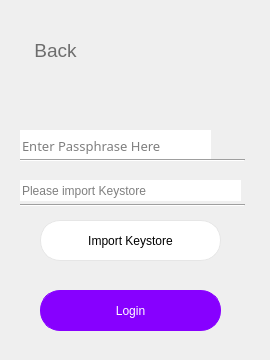
     <widget class="QWidget" name="page_5">
      <widget class="QWidget" name="imporyKeyForm" native="true">
       <property name="geometry">
        <rect>
         <x>0</x>
         <y>30</y>
         <width>261</width>
         <height>321</height>
        </rect>
       </property>
       <widget class="QPushButton" name="login_keys">
        <property name="geometry">
         <rect>
          <x>40</x>
          <y>260</y>
          <width>181</width>
          <height>41</height>
         </rect>
        </property>
        <property name="font">
         <font>
          <family>Arial</family>
          <pointsize>9</pointsize>
          <weight>9</weight>
          <italic>false</italic>
          <bold>false</bold>
         </font>
        </property>
        <property name="cursor">
         <cursorShape>PointingHandCursor</cursorShape>
        </property>
        <property name="focusPolicy">
         <enum>Qt::NoFocus</enum>
        </property>
        <property name="styleSheet">
         <string notr="true">border-width: 1px;
border-color: rgb(135, 0, 255);
background-color: rgb(135, 0, 255);
font: 75 9pt &quot;Arial&quot;;
color: rgb(255, 255, 255);
border-radius:20px;
border-style:solid; 
</string>
        </property>
        <property name="text">
         <string>Login</string>
        </property>
        <property name="flat">
         <bool>true</bool>
        </property>
       </widget>
       <widget class="QToolButton" name="back_to_import_2">
        <property name="geometry">
         <rect>
          <x>10</x>
          <y>0</y>
          <width>91</width>
          <height>41</height>
         </rect>
        </property>
        <property name="font">
         <font>
          <family>Arial</family>
          <pointsize>14</pointsize>
          <weight>50</weight>
          <italic>false</italic>
          <bold>false</bold>
         </font>
        </property>
        <property name="focusPolicy">
         <enum>Qt::NoFocus</enum>
        </property>
        <property name="styleSheet">
         <string notr="true">border:0px;
color: rgb(109, 109, 109);
font: 14pt &quot;Arial&quot;;
</string>
        </property>
        <property name="text">
         <string>Back</string>
        </property>
        <property name="icon">
         <iconset resource="pic.qrc">
          <normaloff>:/pic/walletback.png</normaloff>:/pic/walletback.png</iconset>
        </property>
        <property name="iconSize">
         <size>
          <width>200</width>
          <height>200</height>
         </size>
        </property>
        <property name="popupMode">
         <enum>QToolButton::DelayedPopup</enum>
        </property>
        <property name="toolButtonStyle">
         <enum>Qt::ToolButtonTextBesideIcon</enum>
        </property>
        <property name="autoRaise">
         <bool>true</bool>
        </property>
       </widget>
       <widget class="QLineEdit" name="lineEdit_6">
        <property name="geometry">
         <rect>
          <x>20</x>
          <y>100</y>
          <width>191</width>
          <height>31</height>
         </rect>
        </property>
        <property name="font">
         <font>
          <family>微软雅黑</family>
          <pointsize>10</pointsize>
         </font>
        </property>
        <property name="focusPolicy">
         <enum>Qt::StrongFocus</enum>
        </property>
        <property name="toolTip">
         <string/>
        </property>
        <property name="statusTip">
         <string/>
        </property>
        <property name="whatsThis">
         <string/>
        </property>
        <property name="accessibleName">
         <string/>
        </property>
        <property name="accessibleDescription">
         <string/>
        </property>
        <property name="styleSheet">
         <string notr="true">
QLineEdit[echoMode=&quot;2&quot;] {
    lineedit-password-character:42;
}
</string>
        </property>
        <property name="maxLength">
         <number>20</number>
        </property>
        <property name="frame">
         <bool>false</bool>
        </property>
        <property name="echoMode">
         <enum>QLineEdit::Password</enum>
        </property>
        <property name="placeholderText">
         <string>Enter Passphrase Here</string>
        </property>
       </widget>
       <widget class="Line" name="line_38">
        <property name="geometry">
         <rect>
          <x>20</x>
          <y>125</y>
          <width>225</width>
          <height>10</height>
         </rect>
        </property>
        <property name="orientation">
         <enum>Qt::Horizontal</enum>
        </property>
       </widget>
       <widget class="QPushButton" name="turn2visible1_2">
        <property name="geometry">
         <rect>
          <x>220</x>
          <y>100</y>
          <width>31</width>
          <height>21</height>
         </rect>
        </property>
        <property name="font">
         <font>
          <family>Arial</family>
         </font>
        </property>
        <property name="cursor">
         <cursorShape>PointingHandCursor</cursorShape>
        </property>
        <property name="focusPolicy">
         <enum>Qt::NoFocus</enum>
        </property>
        <property name="autoFillBackground">
         <bool>false</bool>
        </property>
        <property name="styleSheet">
         <string notr="true">border:0px;</string>
        </property>
        <property name="text">
         <string/>
        </property>
        <property name="icon">
         <iconset resource="pic.qrc">
          <normaloff>:/pic/02.png</normaloff>:/pic/02.png</iconset>
        </property>
        <property name="iconSize">
         <size>
          <width>40</width>
          <height>40</height>
         </size>
        </property>
        <property name="flat">
         <bool>true</bool>
        </property>
       </widget>
       <widget class="QPushButton" name="import_Keystore_2">
        <property name="geometry">
         <rect>
          <x>40</x>
          <y>190</y>
          <width>181</width>
          <height>41</height>
         </rect>
        </property>
        <property name="font">
         <font>
          <family>Arial</family>
          <pointsize>9</pointsize>
          <weight>9</weight>
          <italic>false</italic>
          <bold>false</bold>
         </font>
        </property>
        <property name="cursor">
         <cursorShape>PointingHandCursor</cursorShape>
        </property>
        <property name="focusPolicy">
         <enum>Qt::NoFocus</enum>
        </property>
        <property name="styleSheet">
         <string notr="true">border-width: 1px;
border-color: rgb(230, 230, 230);
background-color: rgb(255, 255, 255);
color: rgb(0, 0, 0);
border-radius:20px;
border-style:solid; 
font: 75 9pt &quot;Arial&quot;;</string>
        </property>
        <property name="text">
         <string>Import Keystore</string>
        </property>
        <property name="flat">
         <bool>true</bool>
        </property>
       </widget>
       <widget class="Line" name="line_51">
        <property name="geometry">
         <rect>
          <x>20</x>
          <y>170</y>
          <width>225</width>
          <height>10</height>
         </rect>
        </property>
        <property name="orientation">
         <enum>Qt::Horizontal</enum>
        </property>
       </widget>
       <widget class="QLineEdit" name="lineEdit_26">
        <property name="geometry">
         <rect>
          <x>20</x>
          <y>150</y>
          <width>221</width>
          <height>21</height>
         </rect>
        </property>
        <property name="font">
         <font>
          <family>Arial</family>
          <pointsize>9</pointsize>
         </font>
        </property>
        <property name="toolTip">
         <string/>
        </property>
        <property name="statusTip">
         <string/>
        </property>
        <property name="whatsThis">
         <string/>
        </property>
        <property name="accessibleName">
         <string/>
        </property>
        <property name="accessibleDescription">
         <string/>
        </property>
        <property name="styleSheet">
         <string notr="true">
QLineEdit[echoMode=&quot;2&quot;] {
    lineedit-password-character:42;
}
</string>
        </property>
        <property name="frame">
         <bool>false</bool>
        </property>
        <property name="echoMode">
         <enum>QLineEdit::Normal</enum>
        </property>
        <property name="placeholderText">
         <string>Please import Keystore</string>
        </property>
       </widget>
      </widget>
     </widget>
